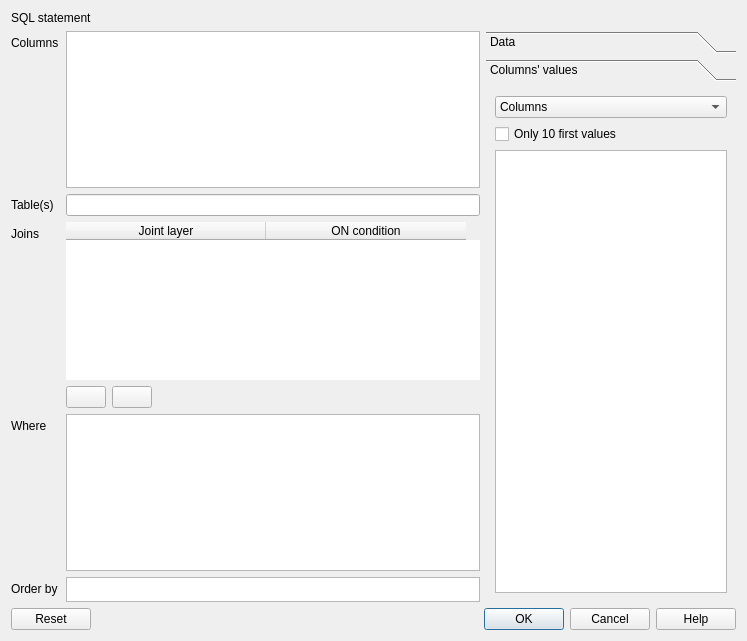
<?xml version="1.0" encoding="UTF-8"?>
<ui version="4.0">
 <class>QgsSQLComposerDialogBase</class>
 <widget class="QDialog" name="QgsSQLComposerDialogBase">
  <property name="geometry">
   <rect>
    <x>0</x>
    <y>0</y>
    <width>747</width>
    <height>641</height>
   </rect>
  </property>
  <property name="windowTitle">
   <string>SQL Query Composer</string>
  </property>
  <layout class="QVBoxLayout" name="verticalLayout_7">
   <item>
    <layout class="QVBoxLayout" name="verticalLayout_3">
     <item>
      <layout class="QHBoxLayout" name="horizontalLayout_2">
       <item>
        <widget class="QLabel" name="mSQLStatementLabel">
         <property name="text">
          <string>SQL statement</string>
         </property>
        </widget>
       </item>
       <item>
        <widget class="QgsCodeEditorSQL" name="mQueryEdit" native="true">
         <property name="toolTip">
          <string>&lt;html&gt;&lt;head/&gt;&lt;body&gt;&lt;p&gt;This is the SQL query editor.&lt;/p&gt;&lt;/body&gt;&lt;/html&gt;</string>
         </property>
        </widget>
       </item>
      </layout>
     </item>
    </layout>
   </item>
   <item>
    <layout class="QHBoxLayout" name="horizontalLayout_6" stretch="0,0">
     <property name="sizeConstraint">
      <enum>QLayout::SetDefaultConstraint</enum>
     </property>
     <item>
      <layout class="QFormLayout" name="formLayout">
       <property name="fieldGrowthPolicy">
        <enum>QFormLayout::AllNonFixedFieldsGrow</enum>
       </property>
       <item row="0" column="0">
        <widget class="QLabel" name="mColumnsLabel">
         <property name="text">
          <string>Columns</string>
         </property>
        </widget>
       </item>
       <item row="0" column="1">
        <widget class="QTextEdit" name="mColumnsEditor">
         <property name="minimumSize">
          <size>
           <width>400</width>
           <height>0</height>
          </size>
         </property>
        </widget>
       </item>
       <item row="1" column="0">
        <widget class="QLabel" name="mTablesLabel">
         <property name="text">
          <string>Table(s)</string>
         </property>
        </widget>
       </item>
       <item row="1" column="1">
        <widget class="QLineEdit" name="mTablesEditor">
         <property name="text">
          <string/>
         </property>
         <property name="frame">
          <bool>true</bool>
         </property>
        </widget>
       </item>
       <item row="2" column="0">
        <widget class="QLabel" name="mJoinsLabels">
         <property name="text">
          <string>Joins</string>
         </property>
        </widget>
       </item>
       <item row="2" column="1">
        <layout class="QVBoxLayout" name="verticalLayout_8">
         <item>
          <widget class="QTableWidget" name="mTableJoins">
           <property name="sizePolicy">
            <sizepolicy hsizetype="Expanding" vsizetype="Expanding">
             <horstretch>0</horstretch>
             <verstretch>0</verstretch>
            </sizepolicy>
           </property>
           <property name="minimumSize">
            <size>
             <width>398</width>
             <height>0</height>
            </size>
           </property>
           <property name="frameShape">
            <enum>QFrame::NoFrame</enum>
           </property>
           <property name="rowCount">
            <number>0</number>
           </property>
           <attribute name="horizontalHeaderDefaultSectionSize">
            <number>200</number>
           </attribute>
           <attribute name="horizontalHeaderStretchLastSection">
            <bool>false</bool>
           </attribute>
           <attribute name="verticalHeaderVisible">
            <bool>false</bool>
           </attribute>
           <column>
            <property name="text">
             <string>Joint layer</string>
            </property>
           </column>
           <column>
            <property name="text">
             <string>ON condition</string>
            </property>
           </column>
          </widget>
         </item>
         <item>
          <layout class="QHBoxLayout" name="mAddRemoveLayout">
           <item>
            <widget class="QPushButton" name="mAddJoinButton">
             <property name="text">
              <string/>
             </property>
             <property name="icon">
              <iconset resource="../../images/images.qrc">
               <normaloff>:/images/themes/default/symbologyAdd.svg</normaloff>:/images/themes/default/symbologyAdd.svg</iconset>
             </property>
            </widget>
           </item>
           <item>
            <widget class="QPushButton" name="mRemoveJoinButton">
             <property name="text">
              <string/>
             </property>
             <property name="icon">
              <iconset resource="../../images/images.qrc">
               <normaloff>:/images/themes/default/symbologyRemove.svg</normaloff>:/images/themes/default/symbologyRemove.svg</iconset>
             </property>
            </widget>
           </item>
           <item>
            <spacer name="mAddRemoveSpacer">
             <property name="orientation">
              <enum>Qt::Horizontal</enum>
             </property>
             <property name="sizeHint" stdset="0">
              <size>
               <width>40</width>
               <height>1</height>
              </size>
             </property>
            </spacer>
           </item>
          </layout>
         </item>
        </layout>
       </item>
       <item row="3" column="0">
        <widget class="QLabel" name="mWhereLabel">
         <property name="text">
          <string>Where    </string>
         </property>
        </widget>
       </item>
       <item row="3" column="1">
        <widget class="QTextEdit" name="mWhereEditor"/>
       </item>
       <item row="4" column="0">
        <widget class="QLabel" name="mOrderLabel">
         <property name="text">
          <string>Order by</string>
         </property>
        </widget>
       </item>
       <item row="4" column="1">
        <widget class="QTextEdit" name="mOrderEditor">
         <property name="sizePolicy">
          <sizepolicy hsizetype="Expanding" vsizetype="Fixed">
           <horstretch>0</horstretch>
           <verstretch>0</verstretch>
          </sizepolicy>
         </property>
         <property name="maximumSize">
          <size>
           <width>16777215</width>
           <height>25</height>
          </size>
         </property>
         <property name="verticalScrollBarPolicy">
          <enum>Qt::ScrollBarAlwaysOff</enum>
         </property>
         <property name="horizontalScrollBarPolicy">
          <enum>Qt::ScrollBarAlwaysOff</enum>
         </property>
        </widget>
       </item>
      </layout>
     </item>
     <item>
      <layout class="QVBoxLayout" name="verticalLayout_4">
       <item>
        <widget class="QToolBox" name="mToolbox">
         <property name="sizePolicy">
          <sizepolicy hsizetype="Fixed" vsizetype="Preferred">
           <horstretch>0</horstretch>
           <verstretch>0</verstretch>
          </sizepolicy>
         </property>
         <property name="minimumSize">
          <size>
           <width>250</width>
           <height>0</height>
          </size>
         </property>
         <property name="maximumSize">
          <size>
           <width>250</width>
           <height>16777215</height>
          </size>
         </property>
         <property name="currentIndex">
          <number>1</number>
         </property>
         <widget class="QWidget" name="mPageData">
          <property name="geometry">
           <rect>
            <x>0</x>
            <y>0</y>
            <width>250</width>
            <height>495</height>
           </rect>
          </property>
          <attribute name="label">
           <string>Data</string>
          </attribute>
          <layout class="QVBoxLayout" name="verticalLayout_5">
           <item>
            <widget class="QgsMapLayerComboBox" name="mTablesCombo">
             <property name="currentText">
              <string/>
             </property>
            </widget>
           </item>
           <item>
            <widget class="QgsFieldComboBox" name="mColumnsCombo">
             <property name="currentText">
              <string/>
             </property>
             <property name="currentIndex">
              <number>-1</number>
             </property>
            </widget>
           </item>
           <item>
            <spacer name="verticalSpacer_4">
             <property name="orientation">
              <enum>Qt::Vertical</enum>
             </property>
             <property name="sizeHint" stdset="0">
              <size>
               <width>20</width>
               <height>40</height>
              </size>
             </property>
            </spacer>
           </item>
           <item>
            <widget class="Line" name="line_2">
             <property name="orientation">
              <enum>Qt::Horizontal</enum>
             </property>
            </widget>
           </item>
           <item>
            <widget class="QComboBox" name="mAggregatesCombo">
             <item>
              <property name="text">
               <string>Aggregates</string>
              </property>
             </item>
            </widget>
           </item>
           <item>
            <widget class="QComboBox" name="mFunctionsCombo">
             <item>
              <property name="text">
               <string>Functions</string>
              </property>
             </item>
            </widget>
           </item>
           <item>
            <widget class="QComboBox" name="mSpatialPredicatesCombo">
             <item>
              <property name="text">
               <string>Spatial predicates</string>
              </property>
             </item>
            </widget>
           </item>
           <item>
            <widget class="QComboBox" name="mStringFunctionsCombo">
             <item>
              <property name="text">
               <string>Strings functions</string>
              </property>
             </item>
            </widget>
           </item>
           <item>
            <widget class="QComboBox" name="mOperatorsCombo">
             <item>
              <property name="text">
               <string>Operators</string>
              </property>
             </item>
            </widget>
           </item>
          </layout>
         </widget>
         <widget class="QWidget" name="mPageColumnsValues">
          <property name="geometry">
           <rect>
            <x>0</x>
            <y>0</y>
            <width>250</width>
            <height>495</height>
           </rect>
          </property>
          <attribute name="label">
           <string>Columns' values</string>
          </attribute>
          <layout class="QVBoxLayout" name="verticalLayout_6">
           <item>
            <widget class="QComboBox" name="columns_2">
             <item>
              <property name="text">
               <string>Columns</string>
              </property>
             </item>
            </widget>
           </item>
           <item>
            <widget class="QCheckBox" name="extract">
             <property name="text">
              <string>Only 10 first values</string>
             </property>
            </widget>
           </item>
           <item>
            <widget class="QListView" name="values">
             <property name="maximumSize">
              <size>
               <width>16777215</width>
               <height>16777215</height>
              </size>
             </property>
             <property name="editTriggers">
              <set>QAbstractItemView::NoEditTriggers</set>
             </property>
             <property name="showDropIndicator" stdset="0">
              <bool>false</bool>
             </property>
             <property name="dragEnabled">
              <bool>false</bool>
             </property>
             <property name="dragDropMode">
              <enum>QAbstractItemView::NoDragDrop</enum>
             </property>
            </widget>
           </item>
          </layout>
         </widget>
        </widget>
       </item>
      </layout>
     </item>
    </layout>
   </item>
   <item>
    <layout class="QHBoxLayout" name="horizontalLayout_7">
     <item>
      <widget class="QDialogButtonBox" name="mButtonBox">
       <property name="orientation">
        <enum>Qt::Horizontal</enum>
       </property>
       <property name="standardButtons">
        <set>QDialogButtonBox::Cancel|QDialogButtonBox::Help|QDialogButtonBox::Ok|QDialogButtonBox::Reset</set>
       </property>
       <property name="centerButtons">
        <bool>false</bool>
       </property>
      </widget>
     </item>
    </layout>
   </item>
  </layout>
 </widget>
 <customwidgets>
  <customwidget>
   <class>QgsFieldComboBox</class>
   <extends>QComboBox</extends>
   <header>qgsfieldcombobox.h</header>
  </customwidget>
  <customwidget>
   <class>QgsMapLayerComboBox</class>
   <extends>QComboBox</extends>
   <header>qgsmaplayercombobox.h</header>
  </customwidget>
  <customwidget>
   <class>QgsCodeEditorSQL</class>
   <extends>QWidget</extends>
   <header>qgscodeeditorsql.h</header>
   <container>1</container>
  </customwidget>
 </customwidgets>
 <resources>
  <include location="../../images/images.qrc"/>
 </resources>
 <connections>
  <connection>
   <sender>mButtonBox</sender>
   <signal>rejected()</signal>
   <receiver>QgsSQLComposerDialogBase</receiver>
   <slot>reject()</slot>
   <hints>
    <hint type="sourcelabel">
     <x>633</x>
     <y>440</y>
    </hint>
    <hint type="destinationlabel">
     <x>286</x>
     <y>274</y>
    </hint>
   </hints>
  </connection>
  <connection>
   <sender>mButtonBox</sender>
   <signal>accepted()</signal>
   <receiver>QgsSQLComposerDialogBase</receiver>
   <slot>accept()</slot>
   <hints>
    <hint type="sourcelabel">
     <x>516</x>
     <y>433</y>
    </hint>
    <hint type="destinationlabel">
     <x>306</x>
     <y>423</y>
    </hint>
   </hints>
  </connection>
 </connections>
</ui>
